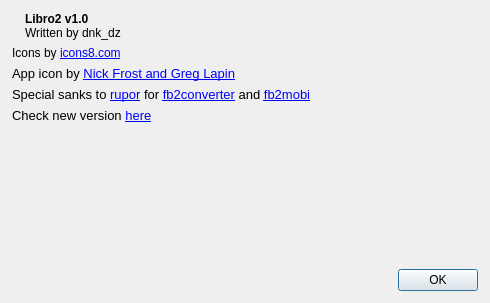
<?xml version="1.0" encoding="UTF-8"?>
<ui version="4.0">
 <class>AboutDialog</class>
 <widget class="QDialog" name="AboutDialog">
  <property name="geometry">
   <rect>
    <x>0</x>
    <y>0</y>
    <width>490</width>
    <height>303</height>
   </rect>
  </property>
  <property name="sizePolicy">
   <sizepolicy hsizetype="Fixed" vsizetype="Fixed">
    <horstretch>0</horstretch>
    <verstretch>0</verstretch>
   </sizepolicy>
  </property>
  <property name="minimumSize">
   <size>
    <width>0</width>
    <height>0</height>
   </size>
  </property>
  <property name="maximumSize">
   <size>
    <width>16777215</width>
    <height>16777215</height>
   </size>
  </property>
  <property name="windowTitle">
   <string>About Libro2</string>
  </property>
  <layout class="QVBoxLayout" name="verticalLayout">
   <property name="leftMargin">
    <number>12</number>
   </property>
   <property name="topMargin">
    <number>12</number>
   </property>
   <property name="rightMargin">
    <number>12</number>
   </property>
   <property name="bottomMargin">
    <number>12</number>
   </property>
   <item>
    <layout class="QHBoxLayout" name="horizontalLayout" stretch="0,1">
     <item>
      <widget class="QLabel" name="label">
       <property name="sizePolicy">
        <sizepolicy hsizetype="Preferred" vsizetype="Preferred">
         <horstretch>0</horstretch>
         <verstretch>0</verstretch>
        </sizepolicy>
       </property>
       <property name="minimumSize">
        <size>
         <width>0</width>
         <height>0</height>
        </size>
       </property>
       <property name="maximumSize">
        <size>
         <width>16777215</width>
         <height>16777215</height>
        </size>
       </property>
       <property name="baseSize">
        <size>
         <width>-1</width>
         <height>0</height>
        </size>
       </property>
       <property name="text">
        <string/>
       </property>
       <property name="pixmap">
        <pixmap resource="resources.qrc">:/icons/libro2_48px.png</pixmap>
       </property>
       <property name="alignment">
        <set>Qt::AlignLeading|Qt::AlignLeft|Qt::AlignTop</set>
       </property>
      </widget>
     </item>
     <item>
      <layout class="QVBoxLayout" name="verticalLayout_2">
       <property name="spacing">
        <number>0</number>
       </property>
       <item>
        <widget class="QLabel" name="labelName">
         <property name="font">
          <font>
           <weight>75</weight>
           <bold>true</bold>
          </font>
         </property>
         <property name="text">
          <string>Libro2 v1.0</string>
         </property>
        </widget>
       </item>
       <item>
        <widget class="QLabel" name="labelAuthor">
         <property name="text">
          <string>Written by dnk_dz</string>
         </property>
        </widget>
       </item>
      </layout>
     </item>
    </layout>
   </item>
   <item>
    <widget class="QLabel" name="labelIconsCredits">
     <property name="text">
      <string>&lt;html&gt;&lt;head/&gt;&lt;body&gt;&lt;p&gt;Icons by &lt;a href=&quot;https://icons8.com&quot;&gt;&lt;span style=&quot; text-decoration: underline; color:#0000ff;&quot;&gt;icons8.com&lt;/span&gt;&lt;/a&gt;&lt;/p&gt;&lt;/body&gt;&lt;/html&gt;</string>
     </property>
     <property name="textFormat">
      <enum>Qt::RichText</enum>
     </property>
    </widget>
   </item>
   <item>
    <widget class="QLabel" name="labelAppIcon">
     <property name="text">
      <string>&lt;!DOCTYPE HTML PUBLIC &quot;-//W3C//DTD HTML 4.0//EN&quot; &quot;http://www.w3.org/TR/REC-html40/strict.dtd&quot;&gt;
&lt;html&gt;&lt;head&gt;&lt;meta name=&quot;qrichtext&quot; content=&quot;1&quot; /&gt;&lt;style type=&quot;text/css&quot;&gt;
p, li { white-space: pre-wrap; }
&lt;/style&gt;&lt;/head&gt;&lt;body style=&quot; font-family:'Roboto'; font-size:10pt; font-weight:400; font-style:normal;&quot;&gt;
&lt;p style=&quot; margin-top:12px; margin-bottom:12px; margin-left:0px; margin-right:0px; -qt-block-indent:0; text-indent:0px;&quot;&gt;App icon by &lt;a href=&quot;https://icon-icons.com/users/5C4aDHDZ0aEGLnypl9KyW/icon-sets/&quot;&gt;&lt;span style=&quot; text-decoration: underline; color:#0000ff;&quot;&gt;Nick Frost and Greg Lapin&lt;/span&gt;&lt;/a&gt;&lt;/p&gt;&lt;/body&gt;&lt;/html&gt;</string>
     </property>
     <property name="textFormat">
      <enum>Qt::RichText</enum>
     </property>
    </widget>
   </item>
   <item>
    <widget class="QLabel" name="labelRuporCredits">
     <property name="text">
      <string>&lt;!DOCTYPE HTML PUBLIC &quot;-//W3C//DTD HTML 4.0//EN&quot; &quot;http://www.w3.org/TR/REC-html40/strict.dtd&quot;&gt;
&lt;html&gt;&lt;head&gt;&lt;meta name=&quot;qrichtext&quot; content=&quot;1&quot; /&gt;&lt;style type=&quot;text/css&quot;&gt;
p, li { white-space: pre-wrap; }
&lt;/style&gt;&lt;/head&gt;&lt;body style=&quot; font-family:'Roboto'; font-size:10pt; font-weight:400; font-style:normal;&quot;&gt;
&lt;p style=&quot; margin-top:12px; margin-bottom:12px; margin-left:0px; margin-right:0px; -qt-block-indent:0; text-indent:0px;&quot;&gt;Special sanks to &lt;a href=&quot;https://github.com/rupor-github&quot;&gt;&lt;span style=&quot; text-decoration: underline; color:#0000ff;&quot;&gt;rupor&lt;/span&gt;&lt;/a&gt; for &lt;a href=&quot;https://github.com/rupor-github/fb2converter&quot;&gt;&lt;span style=&quot; text-decoration: underline; color:#0000ff;&quot;&gt;fb2converter&lt;/span&gt;&lt;/a&gt; and &lt;a href=&quot;https://github.com/rupor-github/fb2mobi&quot;&gt;&lt;span style=&quot; text-decoration: underline; color:#0000ff;&quot;&gt;fb2mobi&lt;/span&gt;&lt;/a&gt;&lt;/p&gt;&lt;/body&gt;&lt;/html&gt;</string>
     </property>
     <property name="alignment">
      <set>Qt::AlignLeading|Qt::AlignLeft|Qt::AlignTop</set>
     </property>
    </widget>
   </item>
   <item>
    <widget class="QLabel" name="labelNewVersion">
     <property name="text">
      <string>&lt;!DOCTYPE HTML PUBLIC &quot;-//W3C//DTD HTML 4.0//EN&quot; &quot;http://www.w3.org/TR/REC-html40/strict.dtd&quot;&gt;
&lt;html&gt;&lt;head&gt;&lt;meta name=&quot;qrichtext&quot; content=&quot;1&quot; /&gt;&lt;style type=&quot;text/css&quot;&gt;
p, li { white-space: pre-wrap; }
&lt;/style&gt;&lt;/head&gt;&lt;body style=&quot; font-family:'Roboto'; font-size:10pt; font-weight:400; font-style:normal;&quot;&gt;
&lt;p style=&quot; margin-top:12px; margin-bottom:12px; margin-left:0px; margin-right:0px; -qt-block-indent:0; text-indent:0px;&quot;&gt;Check new version &lt;a href=&quot;https://github.com/dnkorpushov/libro2/releases&quot;&gt;&lt;span style=&quot; text-decoration: underline; color:#0000ff;&quot;&gt;here&lt;/span&gt;&lt;/a&gt;&lt;/p&gt;&lt;/body&gt;&lt;/html&gt;</string>
     </property>
     <property name="alignment">
      <set>Qt::AlignLeading|Qt::AlignLeft|Qt::AlignTop</set>
     </property>
    </widget>
   </item>
   <item>
    <spacer name="verticalSpacer">
     <property name="orientation">
      <enum>Qt::Vertical</enum>
     </property>
     <property name="sizeHint" stdset="0">
      <size>
       <width>20</width>
       <height>20</height>
      </size>
     </property>
    </spacer>
   </item>
   <item>
    <widget class="QDialogButtonBox" name="buttonBox">
     <property name="orientation">
      <enum>Qt::Horizontal</enum>
     </property>
     <property name="standardButtons">
      <set>QDialogButtonBox::Ok</set>
     </property>
    </widget>
   </item>
  </layout>
 </widget>
 <resources>
  <include location="resources.qrc"/>
 </resources>
 <connections>
  <connection>
   <sender>buttonBox</sender>
   <signal>accepted()</signal>
   <receiver>AboutDialog</receiver>
   <slot>accept()</slot>
   <hints>
    <hint type="sourcelabel">
     <x>248</x>
     <y>254</y>
    </hint>
    <hint type="destinationlabel">
     <x>157</x>
     <y>274</y>
    </hint>
   </hints>
  </connection>
  <connection>
   <sender>buttonBox</sender>
   <signal>rejected()</signal>
   <receiver>AboutDialog</receiver>
   <slot>reject()</slot>
   <hints>
    <hint type="sourcelabel">
     <x>316</x>
     <y>260</y>
    </hint>
    <hint type="destinationlabel">
     <x>286</x>
     <y>274</y>
    </hint>
   </hints>
  </connection>
  <connection>
   <sender>labelIconsCredits</sender>
   <signal>linkActivated(QString)</signal>
   <receiver>AboutDialog</receiver>
   <slot>openLink(QString)</slot>
   <hints>
    <hint type="sourcelabel">
     <x>228</x>
     <y>67</y>
    </hint>
    <hint type="destinationlabel">
     <x>199</x>
     <y>99</y>
    </hint>
   </hints>
  </connection>
  <connection>
   <sender>labelRuporCredits</sender>
   <signal>linkActivated(QString)</signal>
   <receiver>AboutDialog</receiver>
   <slot>openLink(QString)</slot>
   <hints>
    <hint type="sourcelabel">
     <x>228</x>
     <y>105</y>
    </hint>
    <hint type="destinationlabel">
     <x>199</x>
     <y>99</y>
    </hint>
   </hints>
  </connection>
  <connection>
   <sender>labelNewVersion</sender>
   <signal>linkActivated(QString)</signal>
   <receiver>AboutDialog</receiver>
   <slot>openLink(QString)</slot>
   <hints>
    <hint type="sourcelabel">
     <x>228</x>
     <y>134</y>
    </hint>
    <hint type="destinationlabel">
     <x>199</x>
     <y>99</y>
    </hint>
   </hints>
  </connection>
  <connection>
   <sender>labelAppIcon</sender>
   <signal>linkActivated(QString)</signal>
   <receiver>AboutDialog</receiver>
   <slot>openLink(QString)</slot>
   <hints>
    <hint type="sourcelabel">
     <x>167</x>
     <y>98</y>
    </hint>
    <hint type="destinationlabel">
     <x>167</x>
     <y>112</y>
    </hint>
   </hints>
  </connection>
 </connections>
 <slots>
  <slot>openLink(QString)</slot>
 </slots>
</ui>
